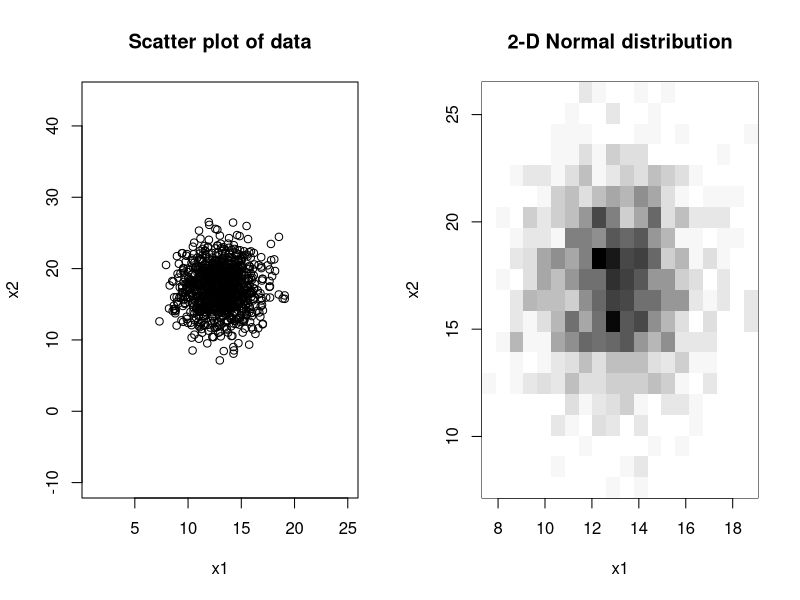

Generate this figure with R:
# exercise 4.1.5
# load the package "gplots", which contains the function hist2d for making 2-dimensional histograms. If the package is not already installed on your computer, an error will result from the function call library(gplots). In that case, install the package using install.packages("gplots") and then run library(gplots) again. Same for the package MASS.
library(gplots)
library(MASS)
# Number of samples
N = 1000; 

# Mean
mu = c(13, 17);

# Standard deviation of x1
s1 = 2;

# Standard deviation of x2
s2 = 3;

# Correlation between x1 and x2
corr = 0;

# Covariance matrix
S = matrix(c(s1^2, corr*s1*s2, corr*s1*s2, s2^2), nrow=2, byrow=TRUE);

# Number of bins in histogram
NBins = 20;

# Generate samples from the Normal distribution
X = mvrnorm(N, mu=mu, Sigma=S);

# Plot scatter plot of data

xrange = mu[1]+S[1,1]*c(-3, 3);
yrange = mu[2]+S[2,2]*c(-3, 3);

par(mfrow=c(1,2))
plot(xrange, yrange, type="n", ylab="x2", xlab="x1", main="Scatter plot of data")
points(X[,1], X[,2]);
hist2d(x=X, nbins=NBins, col=gray(32:0/32), main="2-D Normal distribution", xlab="x1", ylab="x2"); # lighter colors correspond to lower values, i.e. lower counts of observations in bins. This may generate a warning,
#" Warning messages:
#1: In seq.default(from = min(x), to = max(x), length = nbins[1] + 1,  :
#  extra argument(s) ‘labels’ will be disregarded
#2: In seq.default(from = min(y), to = max(y), length = nbins[2] + 1,  :
#  extra argument(s) ‘labels’ will be disregarded".
# Just ignore this warning. The warning can appear even with the simple call hist2d(X).
